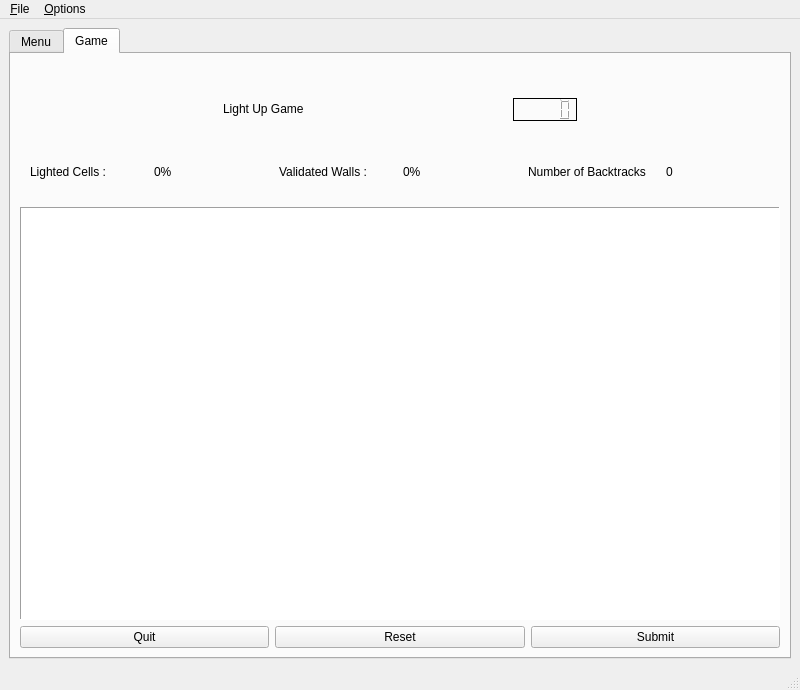
<?xml version="1.0" encoding="UTF-8"?>
<ui version="4.0">
 <class>MainWindow</class>
 <widget class="QMainWindow" name="MainWindow">
  <property name="geometry">
   <rect>
    <x>0</x>
    <y>0</y>
    <width>800</width>
    <height>690</height>
   </rect>
  </property>
  <property name="windowTitle">
   <string>Akari</string>
  </property>
  <widget class="QWidget" name="centralwidget">
   <layout class="QVBoxLayout" name="verticalLayout">
    <item>
     <widget class="TabWidgetBackground" name="_tabWidget">
      <property name="currentIndex">
       <number>1</number>
      </property>
      <widget class="QWidget" name="_menuTab">
       <attribute name="title">
        <string>Menu</string>
       </attribute>
       <layout class="QVBoxLayout" name="verticalLayout_2">
        <item>
         <widget class="QLabel" name="label_3">
          <property name="sizePolicy">
           <sizepolicy hsizetype="Preferred" vsizetype="Fixed">
            <horstretch>0</horstretch>
            <verstretch>0</verstretch>
           </sizepolicy>
          </property>
          <property name="text">
           <string>Light Up Menu</string>
          </property>
          <property name="alignment">
           <set>Qt::AlignCenter</set>
          </property>
         </widget>
        </item>
        <item>
         <layout class="QGridLayout" name="gridLayout" columnstretch="1,2,1,1">
          <item row="0" column="2">
           <widget class="QComboBox" name="_sizeComboBox">
            <property name="sizePolicy">
             <sizepolicy hsizetype="Preferred" vsizetype="Fixed">
              <horstretch>0</horstretch>
              <verstretch>0</verstretch>
             </sizepolicy>
            </property>
            <item>
             <property name="text">
              <string>7</string>
             </property>
            </item>
            <item>
             <property name="text">
              <string>10</string>
             </property>
            </item>
            <item>
             <property name="text">
              <string>14</string>
             </property>
            </item>
           </widget>
          </item>
          <item row="0" column="3">
           <spacer name="horizontalSpacer_2">
            <property name="orientation">
             <enum>Qt::Horizontal</enum>
            </property>
            <property name="sizeHint" stdset="0">
             <size>
              <width>40</width>
              <height>20</height>
             </size>
            </property>
           </spacer>
          </item>
          <item row="0" column="1">
           <widget class="QLabel" name="label">
            <property name="frameShape">
             <enum>QFrame::NoFrame</enum>
            </property>
            <property name="frameShadow">
             <enum>QFrame::Plain</enum>
            </property>
            <property name="text">
             <string>size :</string>
            </property>
            <property name="alignment">
             <set>Qt::AlignCenter</set>
            </property>
           </widget>
          </item>
          <item row="0" column="0">
           <spacer name="horizontalSpacer">
            <property name="orientation">
             <enum>Qt::Horizontal</enum>
            </property>
            <property name="sizeHint" stdset="0">
             <size>
              <width>40</width>
              <height>20</height>
             </size>
            </property>
           </spacer>
          </item>
          <item row="1" column="0">
           <spacer name="horizontalSpacer_3">
            <property name="orientation">
             <enum>Qt::Horizontal</enum>
            </property>
            <property name="sizeHint" stdset="0">
             <size>
              <width>40</width>
              <height>20</height>
             </size>
            </property>
           </spacer>
          </item>
          <item row="1" column="3">
           <spacer name="horizontalSpacer_4">
            <property name="orientation">
             <enum>Qt::Horizontal</enum>
            </property>
            <property name="sizeHint" stdset="0">
             <size>
              <width>40</width>
              <height>20</height>
             </size>
            </property>
           </spacer>
          </item>
          <item row="1" column="2">
           <widget class="QComboBox" name="_difficultyComboBox">
            <property name="sizePolicy">
             <sizepolicy hsizetype="Preferred" vsizetype="Fixed">
              <horstretch>0</horstretch>
              <verstretch>0</verstretch>
             </sizepolicy>
            </property>
            <item>
             <property name="text">
              <string>easy</string>
             </property>
            </item>
            <item>
             <property name="text">
              <string>normal</string>
             </property>
            </item>
            <item>
             <property name="text">
              <string>hard</string>
             </property>
            </item>
           </widget>
          </item>
          <item row="1" column="1">
           <widget class="QLabel" name="label_2">
            <property name="text">
             <string>difficulty :</string>
            </property>
            <property name="alignment">
             <set>Qt::AlignCenter</set>
            </property>
           </widget>
          </item>
         </layout>
        </item>
        <item>
         <layout class="QHBoxLayout" name="horizontalLayout">
          <item>
           <widget class="QPushButton" name="_shuffleButton">
            <property name="sizePolicy">
             <sizepolicy hsizetype="Preferred" vsizetype="Fixed">
              <horstretch>0</horstretch>
              <verstretch>0</verstretch>
             </sizepolicy>
            </property>
            <property name="minimumSize">
             <size>
              <width>160</width>
              <height>0</height>
             </size>
            </property>
            <property name="maximumSize">
             <size>
              <width>200</width>
              <height>16777215</height>
             </size>
            </property>
            <property name="text">
             <string>Shuffle Map</string>
            </property>
           </widget>
          </item>
         </layout>
        </item>
        <item>
         <layout class="QHBoxLayout" name="horizontalLayout_2">
          <item>
           <widget class="QPushButton" name="_quitButton">
            <property name="minimumSize">
             <size>
              <width>160</width>
              <height>0</height>
             </size>
            </property>
            <property name="maximumSize">
             <size>
              <width>160</width>
              <height>16777215</height>
             </size>
            </property>
            <property name="text">
             <string>Quit</string>
            </property>
           </widget>
          </item>
          <item>
           <widget class="QPushButton" name="_startButton">
            <property name="minimumSize">
             <size>
              <width>160</width>
              <height>0</height>
             </size>
            </property>
            <property name="maximumSize">
             <size>
              <width>160</width>
              <height>16777215</height>
             </size>
            </property>
            <property name="text">
             <string>Start</string>
            </property>
           </widget>
          </item>
         </layout>
        </item>
        <item>
         <layout class="QHBoxLayout" name="horizontalLayout_3">
          <item>
           <widget class="GameBoardView" name="_preview">
            <property name="sizePolicy">
             <sizepolicy hsizetype="Ignored" vsizetype="Ignored">
              <horstretch>0</horstretch>
              <verstretch>0</verstretch>
             </sizepolicy>
            </property>
            <property name="minimumSize">
             <size>
              <width>400</width>
              <height>400</height>
             </size>
            </property>
            <property name="maximumSize">
             <size>
              <width>450</width>
              <height>450</height>
             </size>
            </property>
            <property name="interactive">
             <bool>false</bool>
            </property>
           </widget>
          </item>
         </layout>
        </item>
       </layout>
      </widget>
      <widget class="QWidget" name="_gameTab">
       <attribute name="title">
        <string>Game</string>
       </attribute>
       <layout class="QVBoxLayout" name="verticalLayout_3" stretch="1,1,7,1">
        <item>
         <layout class="QHBoxLayout" name="horizontalLayout_4">
          <property name="topMargin">
           <number>35</number>
          </property>
          <property name="bottomMargin">
           <number>15</number>
          </property>
          <item>
           <widget class="QLabel" name="label_4">
            <property name="sizePolicy">
             <sizepolicy hsizetype="Fixed" vsizetype="Fixed">
              <horstretch>0</horstretch>
              <verstretch>0</verstretch>
             </sizepolicy>
            </property>
            <property name="text">
             <string>Light Up Game</string>
            </property>
           </widget>
          </item>
          <item>
           <widget class="QLCDNumber" name="_stopWatchWidget">
            <property name="sizePolicy">
             <sizepolicy hsizetype="Fixed" vsizetype="Fixed">
              <horstretch>0</horstretch>
              <verstretch>0</verstretch>
             </sizepolicy>
            </property>
            <property name="font">
             <font>
              <family>Arial Black</family>
              <weight>50</weight>
              <bold>false</bold>
              <strikeout>false</strikeout>
              <kerning>false</kerning>
             </font>
            </property>
            <property name="styleSheet">
             <string notr="true">color: black;</string>
            </property>
            <property name="frameShape">
             <enum>QFrame::Panel</enum>
            </property>
            <property name="frameShadow">
             <enum>QFrame::Plain</enum>
            </property>
           </widget>
          </item>
         </layout>
        </item>
        <item>
         <layout class="QGridLayout" name="gridLayout_2">
          <property name="leftMargin">
           <number>10</number>
          </property>
          <property name="topMargin">
           <number>15</number>
          </property>
          <property name="rightMargin">
           <number>10</number>
          </property>
          <property name="bottomMargin">
           <number>15</number>
          </property>
          <property name="horizontalSpacing">
           <number>20</number>
          </property>
          <property name="verticalSpacing">
           <number>0</number>
          </property>
          <item row="0" column="0">
           <widget class="QLabel" name="label_5">
            <property name="text">
             <string>Lighted Cells :</string>
            </property>
           </widget>
          </item>
          <item row="0" column="4">
           <widget class="QLabel" name="label_9">
            <property name="text">
             <string>Number of Backtracks</string>
            </property>
           </widget>
          </item>
          <item row="0" column="3">
           <widget class="QLabel" name="_validatedWallPercentage">
            <property name="text">
             <string>0%</string>
            </property>
           </widget>
          </item>
          <item row="0" column="1">
           <widget class="QLabel" name="_lightedPercentage">
            <property name="text">
             <string>0%</string>
            </property>
           </widget>
          </item>
          <item row="0" column="2">
           <widget class="QLabel" name="label_7">
            <property name="text">
             <string>Validated Walls :</string>
            </property>
           </widget>
          </item>
          <item row="0" column="5">
           <widget class="QLabel" name="_countBacktracks">
            <property name="text">
             <string>0</string>
            </property>
           </widget>
          </item>
         </layout>
        </item>
        <item>
         <layout class="QHBoxLayout" name="horizontalLayout_6">
          <property name="spacing">
           <number>0</number>
          </property>
          <item>
           <widget class="GameBoardView" name="_gameGraphicsView">
            <property name="sizePolicy">
             <sizepolicy hsizetype="Preferred" vsizetype="Preferred">
              <horstretch>0</horstretch>
              <verstretch>0</verstretch>
             </sizepolicy>
            </property>
            <property name="minimumSize">
             <size>
              <width>400</width>
              <height>400</height>
             </size>
            </property>
            <property name="cursor" stdset="0">
             <cursorShape>PointingHandCursor</cursorShape>
            </property>
            <property name="mouseTracking">
             <bool>false</bool>
            </property>
            <property name="frameShape">
             <enum>QFrame::Panel</enum>
            </property>
            <property name="frameShadow">
             <enum>QFrame::Sunken</enum>
            </property>
            <property name="sizeAdjustPolicy">
             <enum>QAbstractScrollArea::AdjustToContents</enum>
            </property>
            <property name="transformationAnchor">
             <enum>QGraphicsView::NoAnchor</enum>
            </property>
           </widget>
          </item>
         </layout>
        </item>
        <item>
         <layout class="QGridLayout" name="gridLayout_3">
          <item row="0" column="1">
           <widget class="QPushButton" name="_resetButton">
            <property name="sizePolicy">
             <sizepolicy hsizetype="Preferred" vsizetype="Fixed">
              <horstretch>0</horstretch>
              <verstretch>0</verstretch>
             </sizepolicy>
            </property>
            <property name="minimumSize">
             <size>
              <width>50</width>
              <height>0</height>
             </size>
            </property>
            <property name="maximumSize">
             <size>
              <width>300</width>
              <height>16777215</height>
             </size>
            </property>
            <property name="text">
             <string>Reset</string>
            </property>
            <property name="shortcut">
             <string>Ctrl+R</string>
            </property>
           </widget>
          </item>
          <item row="0" column="0">
           <widget class="QPushButton" name="_quitGameButton">
            <property name="sizePolicy">
             <sizepolicy hsizetype="Preferred" vsizetype="Fixed">
              <horstretch>0</horstretch>
              <verstretch>0</verstretch>
             </sizepolicy>
            </property>
            <property name="minimumSize">
             <size>
              <width>50</width>
              <height>0</height>
             </size>
            </property>
            <property name="maximumSize">
             <size>
              <width>300</width>
              <height>16777215</height>
             </size>
            </property>
            <property name="text">
             <string>Quit</string>
            </property>
           </widget>
          </item>
          <item row="0" column="2">
           <widget class="QPushButton" name="_submitButton">
            <property name="sizePolicy">
             <sizepolicy hsizetype="Preferred" vsizetype="Fixed">
              <horstretch>0</horstretch>
              <verstretch>0</verstretch>
             </sizepolicy>
            </property>
            <property name="minimumSize">
             <size>
              <width>50</width>
              <height>0</height>
             </size>
            </property>
            <property name="maximumSize">
             <size>
              <width>300</width>
              <height>16777215</height>
             </size>
            </property>
            <property name="text">
             <string>Submit</string>
            </property>
            <property name="shortcut">
             <string>Ctrl+F</string>
            </property>
           </widget>
          </item>
         </layout>
        </item>
       </layout>
      </widget>
     </widget>
    </item>
   </layout>
  </widget>
  <widget class="QMenuBar" name="menubar">
   <property name="geometry">
    <rect>
     <x>0</x>
     <y>0</y>
     <width>800</width>
     <height>22</height>
    </rect>
   </property>
   <widget class="QMenu" name="menuFile">
    <property name="title">
     <string>&amp;File</string>
    </property>
    <addaction name="actionQuit"/>
   </widget>
   <widget class="QMenu" name="menuOptions">
    <property name="title">
     <string>&amp;Options</string>
    </property>
    <addaction name="_actionCopyRight"/>
    <addaction name="_actionRules"/>
    <addaction name="_actionCommands"/>
    <addaction name="separator"/>
    <addaction name="_actionLanguages"/>
   </widget>
   <addaction name="menuFile"/>
   <addaction name="menuOptions"/>
  </widget>
  <widget class="QStatusBar" name="statusbar"/>
  <action name="actionQuit">
   <property name="text">
    <string>Quit</string>
   </property>
   <property name="shortcut">
    <string>Ctrl+Q</string>
   </property>
  </action>
  <action name="_actionCopyRight">
   <property name="text">
    <string>CopyRight</string>
   </property>
  </action>
  <action name="_actionRules">
   <property name="text">
    <string>Rules</string>
   </property>
  </action>
  <action name="action">
   <property name="text">
    <string>Game Controls</string>
   </property>
  </action>
  <action name="_actionCommands">
   <property name="text">
    <string>Commands</string>
   </property>
  </action>
  <action name="_actionLanguages">
   <property name="text">
    <string>Languages</string>
   </property>
  </action>
 </widget>
 <customwidgets>
  <customwidget>
   <class>GameBoardView</class>
   <extends>QGraphicsView</extends>
   <header location="global">include/gameBoard/gameboardview.h</header>
  </customwidget>
  <customwidget>
   <class>TabWidgetBackground</class>
   <extends>QTabWidget</extends>
   <header>include/tabwidgetbackground.h</header>
   <container>1</container>
  </customwidget>
 </customwidgets>
 <resources/>
 <connections>
  <connection>
   <sender>_quitButton</sender>
   <signal>clicked()</signal>
   <receiver>MainWindow</receiver>
   <slot>close()</slot>
   <hints>
    <hint type="sourcelabel">
     <x>244</x>
     <y>202</y>
    </hint>
    <hint type="destinationlabel">
     <x>399</x>
     <y>299</y>
    </hint>
   </hints>
  </connection>
  <connection>
   <sender>_quitGameButton</sender>
   <signal>clicked()</signal>
   <receiver>MainWindow</receiver>
   <slot>close()</slot>
   <hints>
    <hint type="sourcelabel">
     <x>145</x>
     <y>544</y>
    </hint>
    <hint type="destinationlabel">
     <x>399</x>
     <y>299</y>
    </hint>
   </hints>
  </connection>
  <connection>
   <sender>actionQuit</sender>
   <signal>triggered()</signal>
   <receiver>MainWindow</receiver>
   <slot>close()</slot>
   <hints>
    <hint type="sourcelabel">
     <x>-1</x>
     <y>-1</y>
    </hint>
    <hint type="destinationlabel">
     <x>399</x>
     <y>339</y>
    </hint>
   </hints>
  </connection>
 </connections>
</ui>
